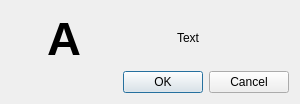
<?xml version="1.0" encoding="UTF-8"?>
<ui version="4.0">
 <class>DialogMsgBox</class>
 <widget class="QDialog" name="DialogMsgBox">
  <property name="geometry">
   <rect>
    <x>0</x>
    <y>0</y>
    <width>300</width>
    <height>104</height>
   </rect>
  </property>
  <property name="windowTitle">
   <string>Dialog</string>
  </property>
  <layout class="QGridLayout" name="gridLayout">
   <item row="0" column="0">
    <widget class="QLabel" name="logo_label">
     <property name="maximumSize">
      <size>
       <width>50</width>
       <height>50</height>
      </size>
     </property>
     <property name="text">
      <string/>
     </property>
     <property name="pixmap">
      <pixmap resource="resources.qrc">:/logo_crystal.png</pixmap>
     </property>
     <property name="scaledContents">
      <bool>true</bool>
     </property>
    </widget>
   </item>
   <item row="0" column="1">
    <widget class="QLabel" name="portId_label">
     <property name="maximumSize">
      <size>
       <width>50</width>
       <height>16777215</height>
      </size>
     </property>
     <property name="font">
      <font>
       <pointsize>35</pointsize>
       <weight>75</weight>
       <bold>true</bold>
      </font>
     </property>
     <property name="text">
      <string>A</string>
     </property>
     <property name="alignment">
      <set>Qt::AlignCenter</set>
     </property>
    </widget>
   </item>
   <item row="0" column="2" colspan="3">
    <widget class="QLabel" name="text_label">
     <property name="sizePolicy">
      <sizepolicy hsizetype="Expanding" vsizetype="Expanding">
       <horstretch>0</horstretch>
       <verstretch>0</verstretch>
      </sizepolicy>
     </property>
     <property name="text">
      <string>Text</string>
     </property>
     <property name="alignment">
      <set>Qt::AlignCenter</set>
     </property>
     <property name="wordWrap">
      <bool>true</bool>
     </property>
    </widget>
   </item>
   <item row="1" column="0" colspan="3">
    <spacer name="horizontalSpacer">
     <property name="orientation">
      <enum>Qt::Horizontal</enum>
     </property>
     <property name="sizeHint" stdset="0">
      <size>
       <width>117</width>
       <height>20</height>
      </size>
     </property>
    </spacer>
   </item>
   <item row="1" column="3">
    <widget class="QPushButton" name="ok_pushButton">
     <property name="text">
      <string>OK</string>
     </property>
    </widget>
   </item>
   <item row="1" column="4">
    <widget class="QPushButton" name="cancel_pushButton">
     <property name="text">
      <string>Cancel</string>
     </property>
    </widget>
   </item>
  </layout>
 </widget>
 <resources>
  <include location="resources.qrc"/>
 </resources>
 <connections/>
</ui>
